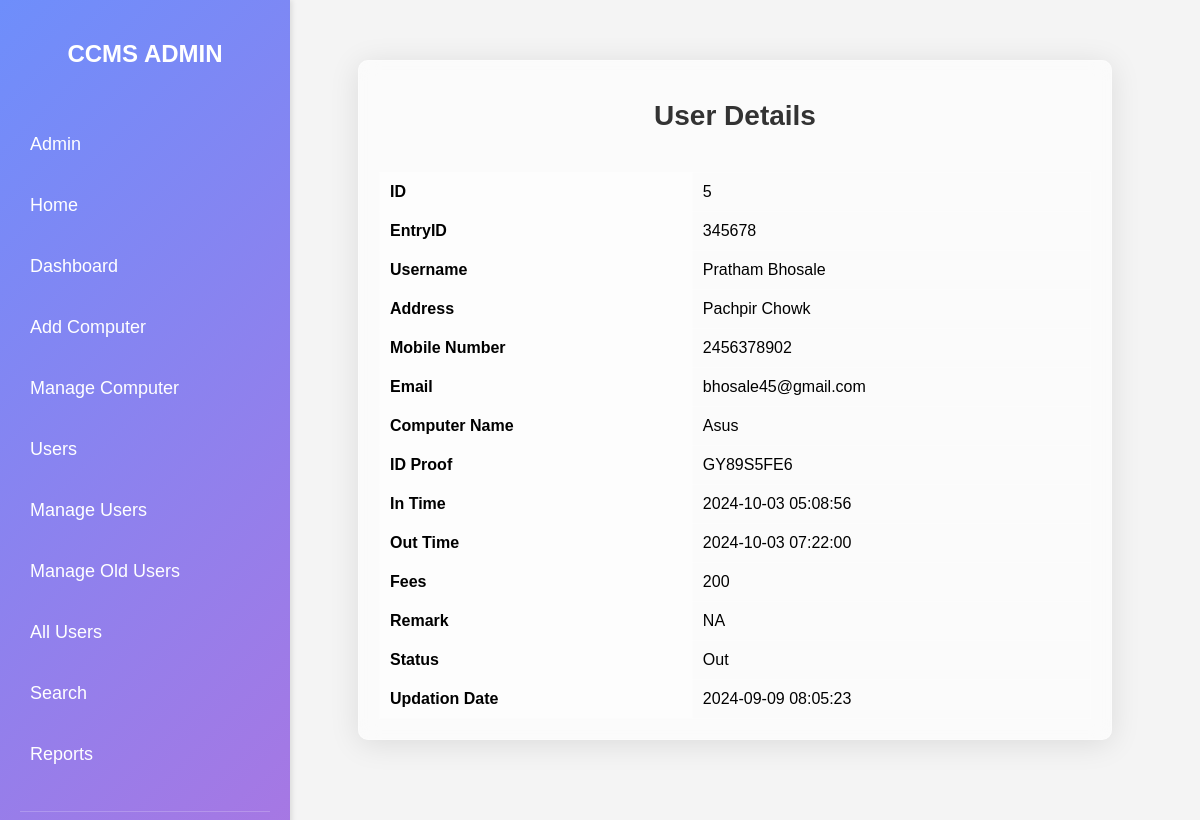
The page /userdetail5.php on the database its author committed.
### tables this page shows
CREATE TABLE `users` (
  `ID` int(10) DEFAULT NULL,
  `EntryID` varchar(20) DEFAULT NULL,
  `username` varchar(120) DEFAULT NULL,
  `useraddr` varchar(200) DEFAULT NULL,
  `mobile_number` bigint(10) DEFAULT NULL,
  `email` varchar(200) DEFAULT NULL,
  `computer_name` varchar(120) NOT NULL,
  `IDproof` varchar(120) NOT NULL,
  `intime` timestamp NULL DEFAULT NULL ON UPDATE current_timestamp(),
  `out_time` timestamp NULL DEFAULT NULL ON UPDATE current_timestamp(),
  `fees` varchar(120) DEFAULT NULL,
  `remark` varchar(20) DEFAULT NULL,
  `status` varchar(120) NOT NULL,
  `updation_date` timestamp NULL DEFAULT NULL ON UPDATE current_timestamp()
);

### userdetail5.php (the view, shortened to what this page needs)
<!DOCTYPE html>
<html lang="en">
<head>
</head>
<body>
    <div class="sidebar">
        <h2>CCMS ADMIN</h2>
        <ul> <li><a href="admin.php">Admin</a></li>
            <li><a href="home.php">Home</a></li>
            <li><a href="dashboard.php">Dashboard</a></li>
            <li><a href="add_computer.php">Add Computer</a></li>
            <li><a href="manage_computer.php">Manage Computer</a></li>
            <li><a href="user_details.php">Users</a></li>
            <li><a href="manage_users.php">Manage Users</a></li>
            <li><a href="manage_oldusers.php">Manage Old Users</a></li>
            <li><a href="all_users.php">All Users</a></li>
            <li><a href="search.php">Search</a></li>
            <li><a href="reports.php">Reports</a></li>
        </ul>
        <div class="footer">
        </div>
    </div>
    <div class="content">
        <div class="glass">
            <h1>User Details</h1>
            <?php
            $servername = "localhost";
            $username = "root";
            $password = "";
            $dbname = "ccm";
            $conn = new mysqli($servername, $username, $password, $dbname);
            $specific_username = 'Pratham Bhosale';
            $stmt = $conn->prepare("SELECT ID, EntryID, username, useraddr, mobile_number, email, computer_name, IDproof, intime, out_time, fees, remark, status, updation_date FROM users WHERE username = ?");
            $stmt->bind_param("s", $specific_username);
            $stmt->execute();
            $stmt->bind_result($ID, $EntryID, $username, $useraddr, $mobile_number, $email, $computer_name, $IDproof, $intime, $out_time, $fees, $remark, $status, $updation_date);
            if ($stmt->fetch()) {
                echo "<table>";
                echo "<tr><th>ID</th><td>$ID</td></tr>";
                echo "<tr><th>EntryID</th><td>$EntryID</td></tr>";
                echo "<tr><th>Username</th><td>$username</td></tr>";
                echo "<tr><th>Address</th><td>$useraddr</td></tr>";
                echo "<tr><th>Mobile Number</th><td>$mobile_number</td></tr>";
                echo "<tr><th>Email</th><td>$email</td></tr>";
                echo "<tr><th>Computer Name</th><td>$computer_name</td></tr>";
                echo "<tr><th>ID Proof</th><td>$IDproof</td></tr>";
                echo "<tr><th>In Time</th><td>$intime</td></tr>";
                echo "<tr><th>Out Time</th><td>$out_time</td></tr>";
                echo "<tr><th>Fees</th><td>$fees</td></tr>";
                echo "<tr><th>Remark</th><td>$remark</td></tr>";
                echo "<tr><th>Status</th><td>$status</td></tr>";
                echo "<tr><th>Updation Date</th><td>$updation_date</td></tr>";
                echo "</table>";
            } else {
                echo "No user found with the username: " . $specific_username;
            }
            ?>
        </div>
    </div>
</body>
</html>

### userdetail5.php (style rules this page uses)
body { font-family: Arial, sans-serif; background-color: #f4f4f4; margin: 0; padding: 0; display: flex; justify-content: center; align-items: center; height: 100vh; background-image: url('https://us.123rf.com/450wm/ohishi/ohishi1801/ohishi180100002/93767870-games-computer-online-in-internet-cafe.jpg'); background-size: cover; background-repeat: no-repeat; background-attachment: fixed; }
.sidebar { width: 250px; background: linear-gradient(135deg, #6e8efb, #a777e3); color: #fff; padding: 20px; height: 100vh; box-shadow: 2px 0 5px rgba(0, 0, 0, 0.1); display: flex; flex-direction: column; justify-content: space-between; position: fixed; left: 0; top: 0; }
.sidebar h2 { text-align: center; margin-bottom: 20px; font-size: 24px; font-weight: bold; }
.sidebar ul { list-style: none; padding: 0; }
.sidebar ul li { margin: 20px 0; }
.sidebar ul li a { color: #fff; text-decoration: none; font-size: 18px; display: block; padding: 10px; border-radius: 8px; transition: background 0.3s; }
.sidebar .footer { text-align: center; font-size: 14px; padding: 10px; border-top: 1px solid rgba(255, 255, 255, 0.2); }
.content { margin-left: 270px; padding: 20px; width: calc(100% - 270px); display: flex; justify-content: center; align-items: center; height: 100vh; }
.glass { background: rgba(255, 255, 255, 0.6); border-radius: 10px; box-shadow: 0 4px 30px rgba(0, 0, 0, 0.1); backdrop-filter: blur(10px); -webkit-backdrop-filter: blur(10px); border: 1px solid rgba(255, 255, 255, 0.3); padding: 20px; color: #000; width: 80%; max-width: 800px; display: flex; flex-direction: column; align-items: center; }
h1 { margin-bottom: 20px; font-size: 28px; color: #333; }
table { width: 100%; border-collapse: collapse; margin-top: 20px; }
table, th, td { border: 1px solid rgba(255, 255, 255, 0.3); }
th, td { padding: 10px; text-align: left; }
th { background: rgba(255, 255, 255, 0.4); }

### rows shown on the page
users: ID "5", EntryID "345678", username "Pratham Bhosale", useraddr "Pachpir Chowk", mobile_number "2456378902", email "bhosale45@gmail.com", computer_name "Asus", IDproof "GY89S5FE6", intime "2024-10-03 05:08:56", out_time "2024-10-03 07:22:00", fees "200", remark "NA", status "Out", updation_date "2024-09-09 08:05:23"
